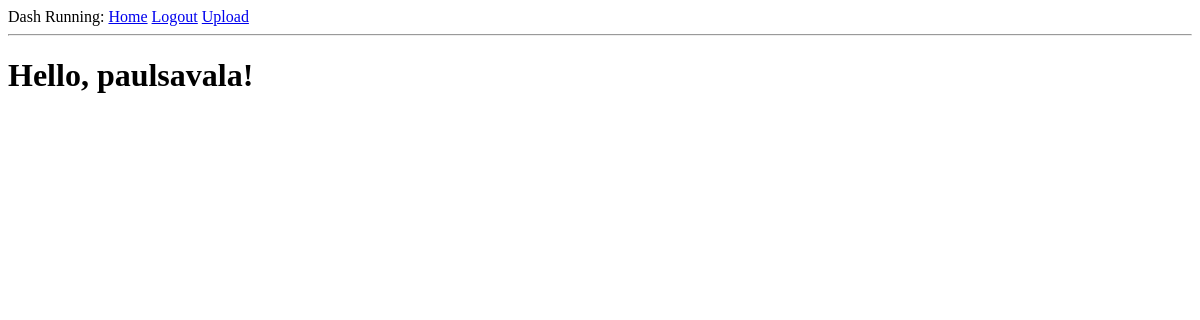
Before: /index (signed in) with the older database file.
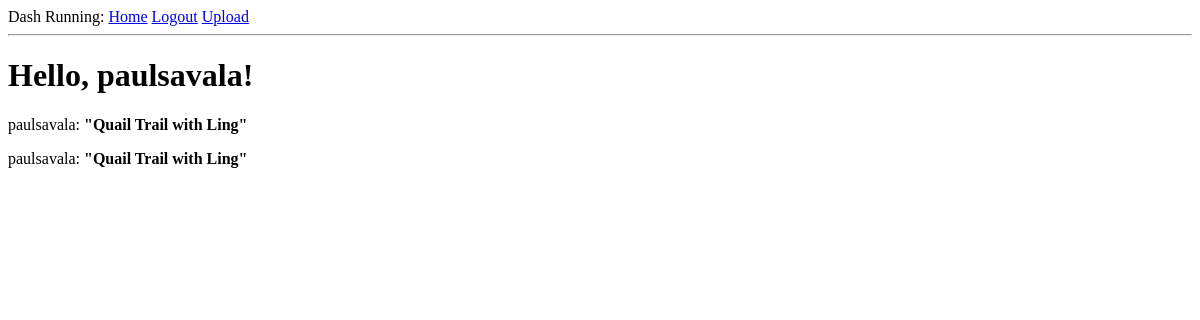
After: the same page with the newer database file.
### app/models.py (models this page shows, shortened)
class User(UserMixin, db.Model):
    id = db.Column(db.Integer, primary_key=True)
    username = db.Column(db.String(64), index=True, unique=True)
    email = db.Column(db.String(120), index=True, unique=True)
    password_hash = db.Column(db.String(128))
    runs = db.relationship('Run', backref='athlete', lazy='dynamic')

class Run(db.Model):
    id = db.Column(db.Integer, primary_key=True)
    name = db.Column(db.String(140))
    timestamp = db.Column(db.DateTime, index=True, default=datetime.utcnow)
    user_id = db.Column(db.Integer, db.ForeignKey('user.id'))

### app/routes.py (the view)
@app.route('/')
@app.route('/index')
@login_required
def index():
    runs = Run.query.filter_by(user_id=current_user.id)
    return render_template('index.html', title='Home', runs=runs)

### app/models.py (called while the page is built)
@login.user_loader
def load_user(id):
    return User.query.get(int(id))

### app/templates/index.html
{% extends "base.html" %}
{% block content %}
  <h1>Hello, {{ current_user.username }}!</h1>
  {% for run in runs %}
    <div>
      <p>
        {{ current_user.username }}: <b>"{{ run.name }}"</b>
      </p>
    </div>
  {% endfor %}
{% endblock %}

### app/templates/base.html (shortened to what this page needs)
<html>
  <head>
  <body>
    <div>
      Dash Running:
      <a href="{{ url_for('index') }}">Home</a>
      {% if current_user.is_anonymous %}
      <a href="{{ url_for('login') }}">Login</a>
      {% else %}
      <a href="{{ url_for('logout') }}">Logout</a>
      <a href="{{ url_for('upload') }}">Upload</a>
      {% endif %}
    </div>
    <hr>
    {% block content %}{% endblock %}
  </body>
</html>

Changed rows visible on the page:
added Run: {{ current_user.username }} "paulsavala", name "Quail Trail with Ling"
added Run: {{ current_user.username }} "paulsavala", name "Quail Trail with Ling"
